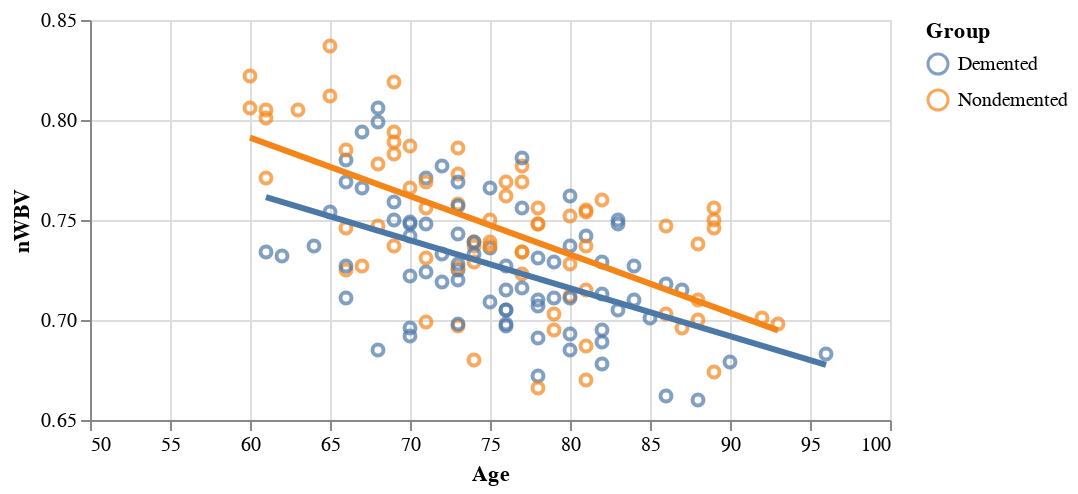

The cell this chart's notebook holds for it:
### Code cell
# nWBV vs Age vs Group
base = alt.Chart(df).mark_point().encode(
    x = alt.X('Age', scale=alt.Scale(domain=(50,100))),
    y = alt.Y('nWBV', scale=alt.Scale(domain=(0.65, 0.85))),
    color = 'Group:N'
).properties(width=400, height=200)

base + base.transform_regression('Age', 'nWBV', groupby=['Group']).mark_line(size=3)

### Figure 1 — Vega-Lite specification as saved in the notebook (floating-point values rounded to 4 significant figures; data arrays with more than 128 entries replaced by an {"elided": "..."} marker saying what was removed)
{"config": {"view": {"continuousWidth": 400, "continuousHeight": 300}}, "layer": [{"mark": "point", "encoding": {"color": {"type": "nominal", "field": "Group"}, "x": {"type": "quantitative", "field": "Age", "scale": {"domain": [50, 100]}}, "y": {"type": "quantitative", "field": "nWBV", "scale": {"domain": [0.65, 0.85]}}}, "height": 200, "width": 400}, {"mark": {"type": "line", "size": 3}, "encoding": {"color": {"type": "nominal", "field": "Group"}, "x": {"type": "quantitative", "field": "Age", "scale": {"domain": [50, 100]}}, "y": {"type": "quantitative", "field": "nWBV", "scale": {"domain": [0.65, 0.85]}}}, "height": 200, "transform": [{"on": "Age", "regression": "nWBV", "groupby": ["Group"]}], "width": 400}], "data": {"name": "data-a30f35c2cdbe258dd636ba0499957bd3"}, "$schema": "https://vega.github.io/schema/vega-lite/v4.8.1.json", "datasets": {"data-a30f35c2cdbe258dd636ba0499957bd3": {"elided": "150 records"}}}
